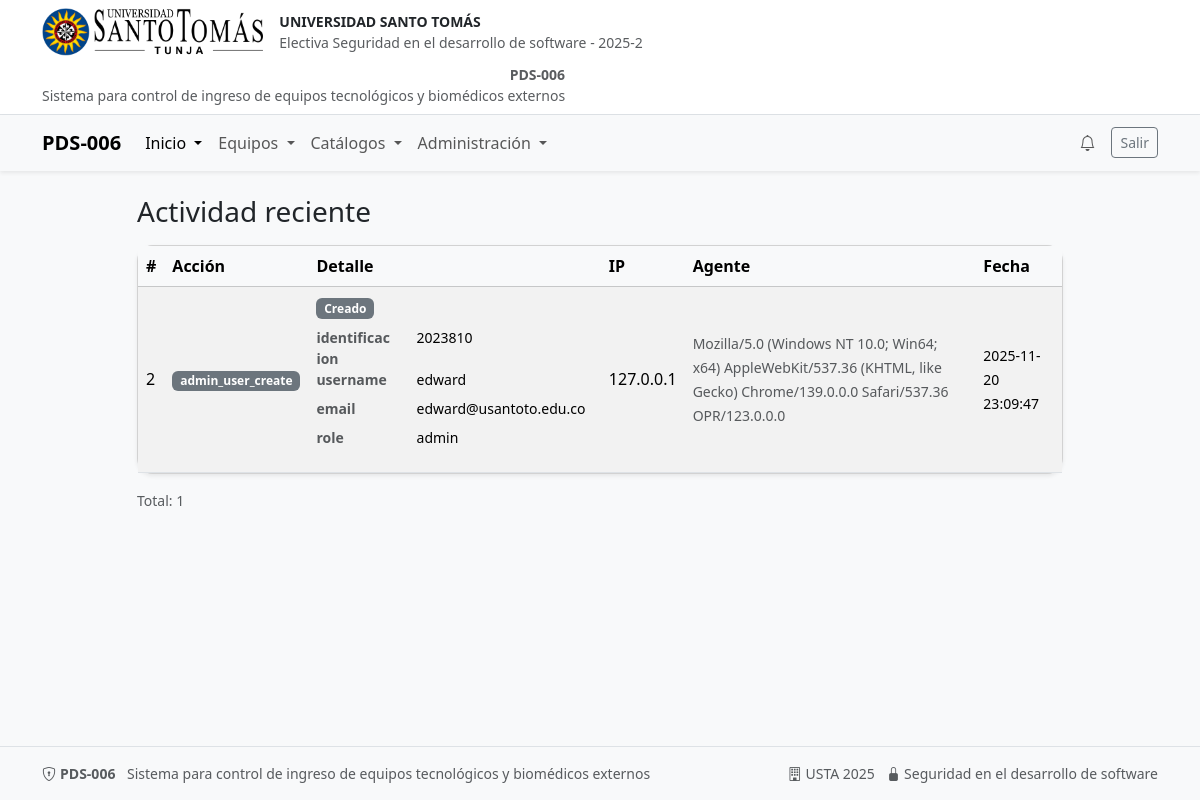
Page /mi-perfil/auditoria (signed in) on the committed database.
### models.py (models this page shows)
class Base(DeclarativeBase):  # para heredar en los modelos, es decir para hacer el mapeo ORM
    pass # pass es para indicar que no hay nada más que hacer aquí, es un marcador de posición.

class UserAudit(Base):
    __tablename__ = "user_audit"
    id: Mapped[int] = mapped_column(Integer, primary_key=True, autoincrement=True)
    user_id: Mapped[int] = mapped_column(
        Integer,
        ForeignKey("users.id", ondelete="CASCADE"),
        nullable=False,
        index=True
    )
    actor_user_id: Mapped[int | None] = mapped_column(
        Integer,
        ForeignKey("users.id", ondelete="SET NULL"),
        index=True,
        nullable=True
    )
    action: Mapped[str] = mapped_column(String(50), nullable=False, index=True)
    detail: Mapped[str | None] = mapped_column(Text, nullable=True)
    ip: Mapped[str | None] = mapped_column(String(45), nullable=True)
    user_agent: Mapped[str | None] = mapped_column(String(255), nullable=True)
    created_at: Mapped[datetime] = mapped_column(
        DateTime(timezone=False),
        server_default=func.now(),
        nullable=False
    )
    user = relationship("User", foreign_keys=[user_id])
    actor = relationship("User", foreign_keys=[actor_user_id])

### app.py (the view)
@app.route("/mi-perfil/auditoria")
@login_required
def my_audit():
    db = SessionLocal()
    try:
        page = max(1, int(request.args.get("page", 1)))
        size = min(50, max(5, int(request.args.get("size", 10))))
        q = db.query(models.UserAudit).filter(models.UserAudit.user_id == current_user.id)\
                                      .order_by(models.UserAudit.id.desc())
        total = q.count()
        audits = q.offset((page-1)*size).limit(size).all()
        return render_template("audit_my.html", audits=audits, page=page, size=size, total=total)
    finally:
        db.close()

### app.py (called while the page is built)
@login_manager.user_loader # carga el usuario a partir del ID almacenado en la sesión
def load_user(user_id):
    db = SessionLocal()
    try:
        return db.get(User, int(user_id))
    finally:
        db.close()

@app.teardown_appcontext # cerrar sesión de BD al terminar request
def remove_session(exception=None):
    SessionLocal.remove()

@app.context_processor
def inject_photo_url_helpers():
    def photo_url(kind: str, obj_id: int):
        path = f"uploads/{kind}_{obj_id}.png"
        full = os.path.join(app.static_folder, path)
        if os.path.exists(full):
            return url_for('static', filename=path)
        return url_for('static', filename='img/logo.png')
    return dict(photo_url=photo_url)

### templates/audit_my.html (shortened to what this page needs)
{% extends "base.html" %}
{% block content %}
<div class="row justify-content-center">
  <div class="col-lg-10">
    <div class="d-flex justify-content-between align-items-center mb-3">
      <h3 class="m-0">Actividad reciente</h3>
    </div>
    <div class="card shadow-sm">
      <div class="card-body p-0">
        <div class="table-responsive">
          <table class="table table-striped align-middle m-0">
            <thead class="table-light">
              <tr>
                <th>#</th>
                <th>Acción</th>
                <th>Detalle</th>
                <th>IP</th>
                <th>Agente</th>
                <th>Fecha</th>
              </tr>
            </thead>
            <tbody>
              {% for a in audits %}
              <tr>
                <td>{{ a.id }}</td>
                <td><span class="badge text-bg-secondary">{{ a.action }}</span></td>
                <td>{{ a.detail|render_audit_detail }}</td>
                <td>{{ a.ip or '-' }}</td>
                <td><span class="small text-muted">{{ a.user_agent }}</span></td>
                <td><small>{{ a.created_at }}</small></td>
              </tr>
              {% else %}
              <tr><td colspan="6" class="text-center py-4 text-muted">Sin registros.</td></tr>
              {% endfor %}
            </tbody>
          </table>
        </div>
      </div>
    </div>
    <div class="d-flex justify-content-between align-items-center mt-3">
      <div class="text-muted small">Total: {{ total }}</div>
    </div>
  </div>
</div>
{% endblock %}

### static/css/custom.css (style rules this page uses)
.card { border-radius: 1rem; }

### rows in the picture
UserAudit: id "2", action "admin_user_create", detail|render_audit_detail "Creado identificacion 2023810 username edward email edward@usantoto.edu.co role admin", ip "127.0.0.1", user_agent "Mozilla/5.0 (Windows NT 10.0; Win64; x64) AppleWebKit/537.36 (KHTML, like Gecko) Chrome/139.0.0.0 Safari/537.36 OPR/123.0.0.0", created_at "2025-11-20 23:09:47"

### other values in the picture
{{ total }} "1"
